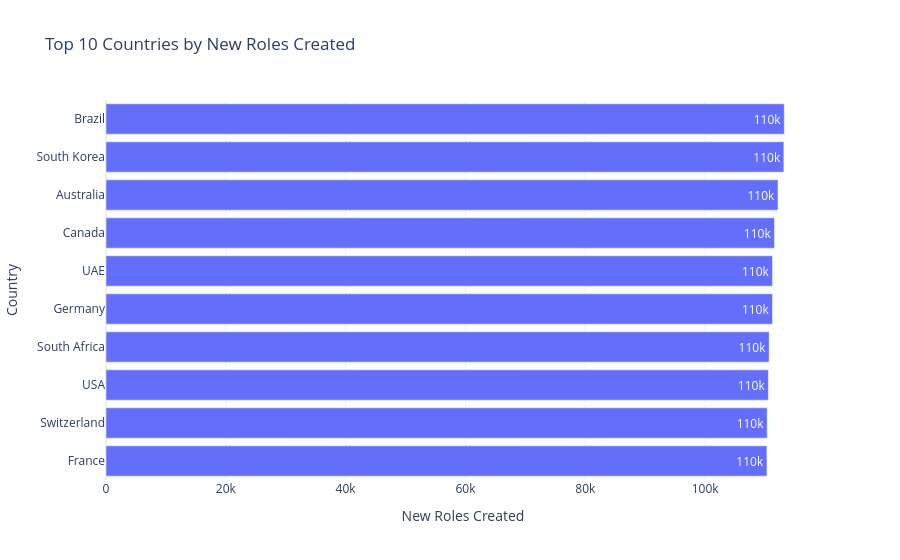

The notebook cell saved with this chart:
### Markdown cell above
NEW ROLES CREATED BY COUNTRY

### Code cell
#New Roles Created by Country

country_roles = (
    df.groupby("Country")["New Roles Created"]
    .sum()
    .reset_index()
    .nlargest(10, "New Roles Created")
    .sort_values("New Roles Created")
)

fig4 = px.bar(
    country_roles,
    x="New Roles Created",
    y="Country",
    orientation="h",
    text_auto=".2s",
    title="Top 10 Countries by New Roles Created"
)

fig4.update_layout(
    template="plotly_white",
    xaxis_title="New Roles Created",
    yaxis_title="Country"
)

fig4.show()

### Figure 1 — Plotly figure (JSON) as saved in the notebook; plotly's stock layout.template omitted (floating-point values rounded to 4 significant figures)
{"data": [{"hovertemplate": "New Roles Created=%{x}<br>Country=%{y}<extra></extra>", "legendgroup": "", "marker": {"color": "#636efa", "pattern": {"shape": ""}}, "name": "", "orientation": "h", "showlegend": false, "textposition": "auto", "texttemplate": "%{x:.2s}", "type": "bar", "x": [110323, 110366, 110561, 110693, 111245, 111254, 111573, 112170, 113147, 113219], "xaxis": "x", "y": ["France", "Switzerland", "USA", "South Africa", "Germany", "UAE", "Canada", "Australia", "South Korea", "Brazil"], "yaxis": "y"}], "layout": {"barmode": "relative", "legend": {"tracegroupgap": 0}, "title": {"text": "Top 10 Countries by New Roles Created"}, "xaxis": {"anchor": "y", "domain": [0, 1], "title": {"text": "New Roles Created"}}, "yaxis": {"anchor": "x", "domain": [0, 1], "title": {"text": "Country"}}}}
